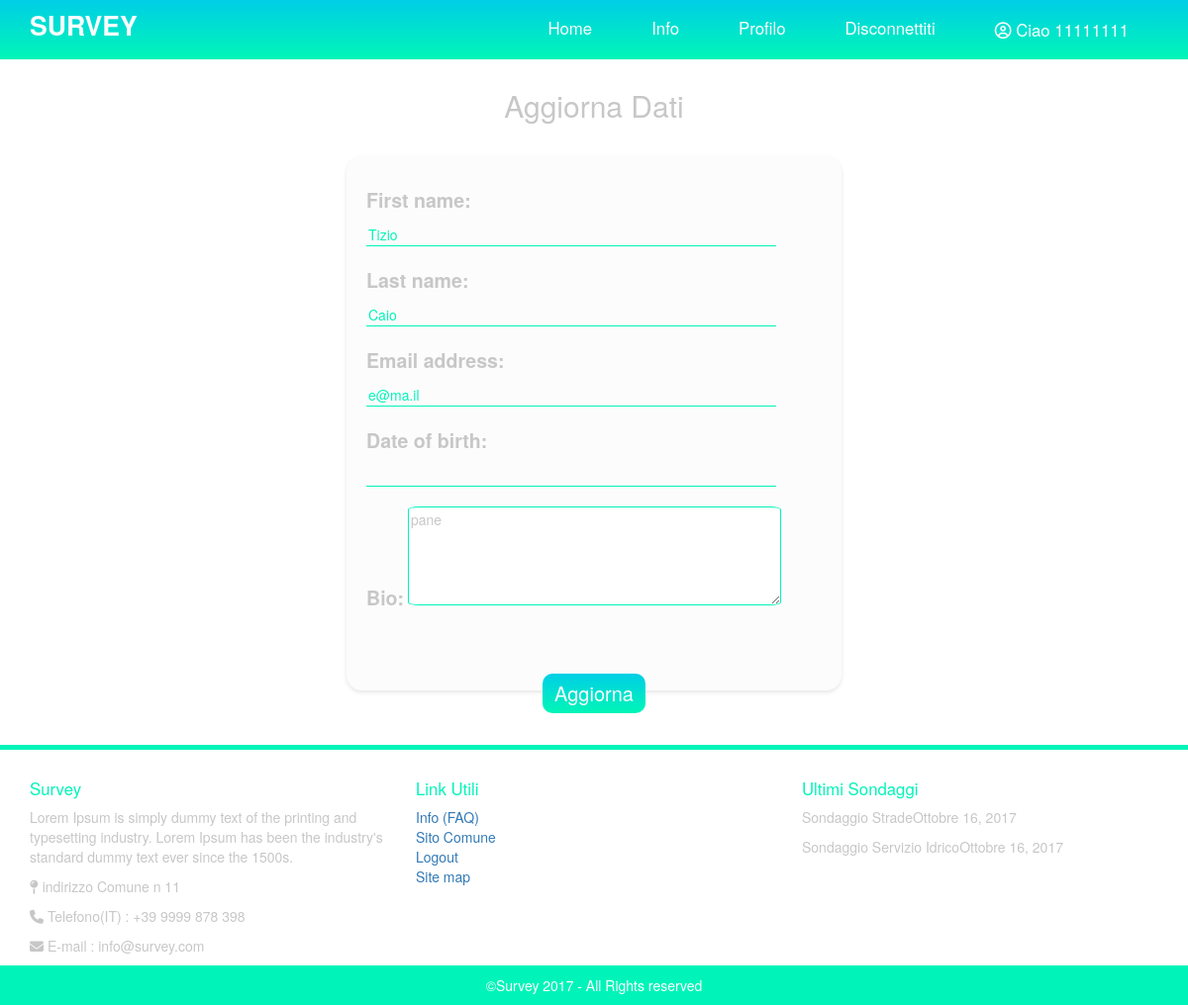
The page /profile/edit (signed in) on the database its author committed.
### Survey/models.py (models this page shows, shortened)
class CustomUser(AbstractBaseUser, PermissionsMixin):
    id_card = models.CharField(
        verbose_name='identity card',
        max_length=9,
        unique=True,
    )
    id_card_scan = models.FileField(verbose_name="Scansione ID Card", upload_to="documents/", validators=[validate_file_extension], blank=True)
    email = models.EmailField(verbose_name=('email address'), max_length=254, unique=True, blank=True)
    first_name = models.CharField('first name', max_length=30, blank=True)
    last_name = models.CharField('last name', max_length=30, blank=True)
    date_of_birth = models.DateField(null=True, blank=True)
    bio = models.TextField(max_length=500, blank=True)
    comune = models.CharField('comune', max_length=30, blank=True)
    provincia = models.CharField('provincia', max_length=30, blank=True)
    indirizzo = models.CharField('indirizzo', max_length=120, blank=True)
    date_joined = models.DateTimeField('date joined', default=timezone.now)
    is_active = models.BooleanField(default=True)
    is_staff = models.BooleanField(default=False)
    objects = CustomUserManager()
    USERNAME_FIELD = 'id_card'
    EMAIL_FIELD = 'email'

### Survey/views.py (the view)
# urls.py: url(r'^profile/edit$', views.UpdateProfileView.as_view(), name='edit_profile'),  # Utente corrente
class UpdateProfileView(UpdateView):
    def get_object(self, queryset=None):
        return self.request.user
    model = CustomUser
    fields = ['first_name', 'last_name', 'email', 'date_of_birth', 'bio']
    template_name = 'accounts/customuser_update_form.html'

### templates/accounts/customuser_update_form.html
{% extends 'base.html' %} {% block content %}
<div class="col-md-12" id="update">
    <h2> Aggiorna Dati </h2>
    <form class="form-group" id="form-container" method="post">
        {% csrf_token %} {{ form.as_p }}
        <button class="btn btn-edit" type="submit">Aggiorna</button>
    </form>
</div>
{% endblock %}

### templates/base.html (shortened to what this page needs)
<!DOCTYPE html> {% load staticfiles %}
<html>
<head>
    <link rel="stylesheet" href="https://maxcdn.bootstrapcdn.com/bootstrap/3.3.7/css/bootstrap.min.css">
    <link rel="stylesheet" type="text/css" href="{% static 'css/style.css' %}">
    <link rel="stylesheet" type="text/css" href="{% static 'css/medias.css' %}">
</head>
<body>
    <nav class="navbar navbar-fixed-top" id="my-nav">
        <div class="container">
            <div class="navbar-header">
                <a class="navbar-brand" href="{% url 'survey'%}">SURVEY</a>
            </div>
            <div class="collapse navbar-collapse">
                <ul class="nav navbar-nav" id="menu-items">
                    <li>
                        <a href="{% url 'survey'%}">Home</a>
                    </li>
                    <li>
                        <a href="#">Info</a>
                    </li>
                    <li>
                        <a href="{% url 'profile'%}">Profilo</a>
                    </li>
                    {% if user.is_authenticated %}
                    <li><a href="{% url 'logout'%}">Disconnettiti</a></li>
                    <li id="user"><i class="fa fa-user-circle-o"></i> Ciao {{ user.get_username }}</li>
                    {% else %}
                    <li><a href="{% url 'login'%}">Collegati</a></li>
                    {% endif %}
                </ul>
            </div>
        </div>
    </nav>
    <div class="container" id="main-cont">
        <div class="row">
            {% block content %} {% endblock %}
        </div>
    </div>
    <footer>
        <div class="borderissimo"></div>
        <div class="container">
            <div class="row">
                <div class="footer-content">
                    <div class="col-md-4 col-sm-6 minidesc">
                        <h6>Survey</h6>
                        <p>Lorem Ipsum is simply dummy text of the printing and typesetting industry. Lorem Ipsum has been the industry's standard dummy text ever since the 1500s.</p>
                        <p><i class="fa fa-map-pin"></i> indirizzo Comune n 11</p>
                        <p><i class="fa fa-phone"></i> Telefono(IT) : +39 9999 878 398</p>
                        <p><i class="fa fa-envelope"></i> E-mail : info@survey.com</p>
                    </div>
                    <div class="col-md-4 col-sm-12">
                        <h6 class="heading7">Link Utili</h6>
                        <ul class="footer-ul">
                            <li><a href="#"> Info (FAQ)</a></li>
                            <li><a href="#"> Sito Comune</a></li>
                            <li><a href="{% url 'logout'%}"> Logout</a></li>
                            <li><a href="#"> Site map</a></li>
                        </ul>
                    </div>
                    <div class="col-md-4 col-sm-12">
                        <h6 class="heading7">Ultimi Sondaggi</h6>
                        <div class="post">
                            <p>Sondaggio Strade<span>Ottobre 16, 2017</span></p>
                            <p>Sondaggio Servizio Idrico<span>Ottobre 16, 2017</span></p>
                        </div>
                    </div>
                </div>
            </div>
        </div>
        <div class="copyright">
        <div class="container">
            <div class="col-md-12">
                <p>©Survey 2017 - All Rights reserved</p>
            </div>
        </div>
    </div>
    </footer>
</body>
</html>

### Survey/static/css/style.css (style rules this page uses)
#login #form-container, #signin #form-container, #update #form-container { margin: 0 auto; float: none; z-index: 100; background-color: #FDFDFD; box-shadow: 0 2px 4px 0 rgba(0, 0, 0, 0.20); position: relative; border-radius: 10px; }
#update #form-container { width: 500px; height: 540px; background-color: #fcfcfc; border-radius: 3%; box-shadow: 0 2px 4px 0 rgba(0, 0, 0, 0.10); margin: 35px auto; float: none; text-align: left; padding: 20px; }
#login label, #signin label, #update label { color: #c7c7c7; font-size: 1.4em; margin: 10px 0px 0px 0px; }
#update #form-container label { text-align: left; }
#login p input, #signin p input, #update p input { display: block; background: none; width: 90%; border: none; border-bottom: 1px solid #00F4B9; margin: 10px 0px 0px 0px; outline: none; color: #00F4B9; }
#update form textarea { border-radius: 3%; background-color: none!important; height: 100px; width: 82%; outline: none; margin-top: 10px; border: 1px solid #00F4B9; }
#update #form-container button { width: auto; height: auto; font-size: 20px; font-weight: 500; color: #fdfdfd; white-space: normal; vertical-align: middle; background-image: linear-gradient(-180deg, #00CEE6 0%, #00F4B9 95%) !important; border: none; border-radius: 10px; outline: none; margin: 63px auto; DISPLAY: table; }
.navbar { border: none!important; }
#my-nav { background-image: linear-gradient(-180deg, #00CEE6 0%, #00F4B9 95%)!important; background-color: none!important; border-color: none !important; }
#my-nav .navbar-brand { color: #FDFDFD; font-weight: 600; font-size: 1.9em; }
#my-nav #menu-items a, #my-nav #menu-items #user { color: #FDFDFD; padding: 18px 30px; font-weight: 400; font-size: 1.2em; }
#main-cont, .survey-page h2 { padding-top: 70px; color: #c7c7c7; text-align: center; }
.borderissimo { width: 100%; height: 5px; background-color: #00F4B9; margin: 20px 0px 20px 0px; }
footer p { color: #c7c7c7; }
footer h6 { color: #00F4B9; font-weight: 500; font-size: 1.2em; }
footer ul { list-style-type: none; padding: 0px; color: #00CEE6; }
.copyright { background-color: #00F4B9; }
.copyright p { color: white; font-weight: 500; text-align: center; padding-top: 10px; }

### Survey/static/css/medias.css (style rules this page uses)
@media (min-width: 768px) { .navbar-nav { float: right; margin: 0; } }

### rows shown on the page
CustomUser: get_username "11111111", first_name "Tizio", last_name "Caio", email "e@ma.il", bio "pane"
